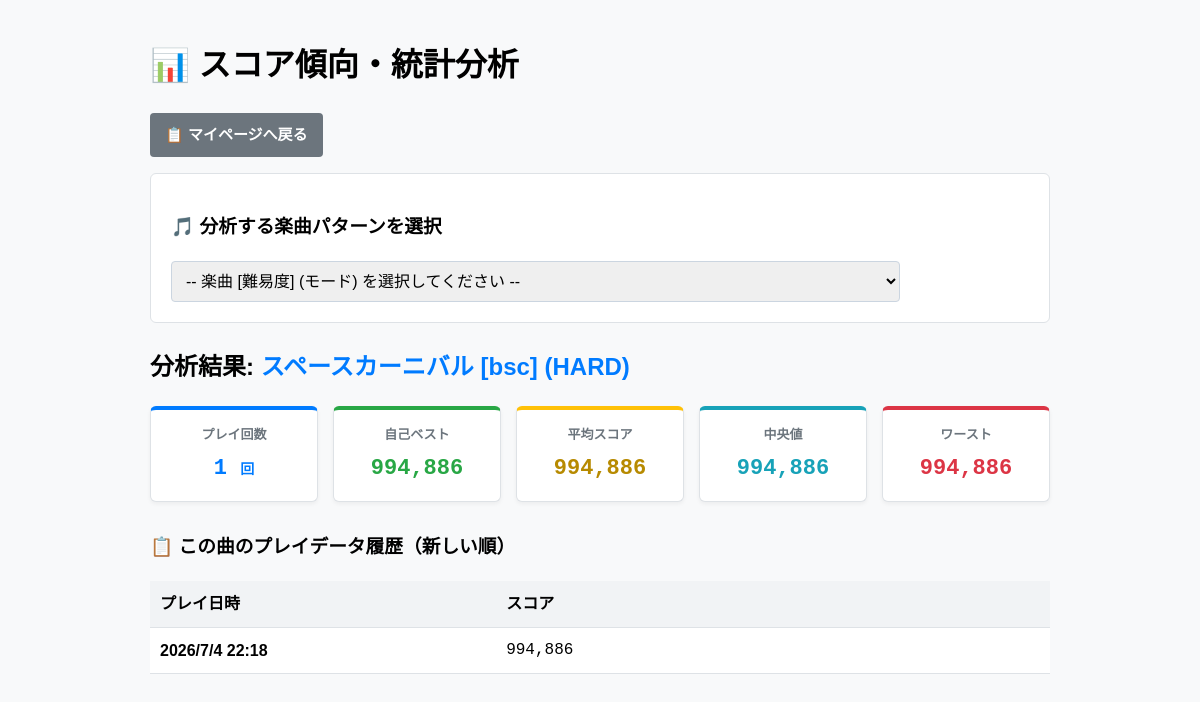
/user/misakou959/analytics?music_name=スペースカーニバル&difficulty=bsc&is_hard=1, run on the app's committed database.
### app/database.py (models this page shows)
class JubeatHistory(db.Model):
    id = db.Column(db.Integer, primary_key=True)
    user_id = db.Column(db.String(50), nullable=False) # 簡易的な識別用（IPなど）
    konami_id = db.Column(db.String(50), nullable=False) # コナミID
    date = db.Column(db.String(255), nullable=False) # プレー日時
    music_name = db.Column(db.String(255), nullable=False) # 曲名
    difficulty = db.Column(db.String(50)) # 難易度
    score = db.Column(db.Integer) # スコア
    is_hardmode = db.Column(db.Integer) # ハードモード有無
    rival1_name = db.Column(db.String(50)) # 他プレイヤー1の名前
    rival1_score = db.Column(db.Integer) # 他プレイヤー1のスコア
    rival2_name = db.Column(db.String(50)) # 他プレイヤー2の名前
    rival2_score = db.Column(db.Integer) # 他プレイヤー2のスコア
    rival3_name = db.Column(db.String(50)) # 他プレイヤー3の名前
    rival3_score = db.Column(db.Integer) # 他プレイヤー3のスコア

### app/routes/userpage.py (the view)
@userpage_bp.route('/user/<konami_id>/analytics')
def user_analytics_page(konami_id):
    target_music = request.args.get('music_name', '').strip()
    target_diff = request.args.get('difficulty', '').strip()
    target_hard = request.args.get('is_hard', '').strip() # "true" または "false"
    user_records = JubeatHistory.query.filter_by(konami_id=konami_id).all()
    dropdown_items = []
    seen = set()
    for r in user_records:
        mode_str = "(HARD)" if r.is_hardmode else ""
        item_key = (r.music_name, r.difficulty, r.is_hardmode)
        if item_key not in seen:
            seen.add(item_key)
            dropdown_items.append({
                "music_name": r.music_name,
                "difficulty": r.difficulty,
                "is_hard": r.is_hardmode,
                "mode_text": mode_str,
                "display_text": f"{r.music_name} [{r.difficulty}] {mode_str}"
            })
    dropdown_items = sorted(dropdown_items, key=lambda x: x["music_name"])
    target_records = []
    stats = None
    if target_music and target_diff:
        target_records = JubeatHistory.query.filter_by(
            konami_id=konami_id,
            music_name=target_music,
            difficulty=target_diff,
            is_hardmode=target_hard
        ).order_by(JubeatHistory.id.desc()).all()
        scores = [r.score for r in target_records if isinstance(r.score, int)]
        if scores:
            stats = {
                "play_count": len(scores),
                "max_score": max(scores),
                "min_score": min(scores),
                "average_score": round(statistics.mean(scores), 1),
                "median_score": statistics.median(scores),
            }
    target_records.sort(key=get_record_datetime, reverse=True)
    return render_template(
        'user_analytics.html',
        current_user=konami_id,
        dropdown_items=dropdown_items,
        target_music=target_music,
        target_diff=target_diff,
        target_hard=target_hard,
        target_records=target_records,
        stats=stats
    )

### app/routes/userpage.py (called while the page is built)
def get_record_datetime(record):
    try:
        return datetime.strptime(record.date.strip(), '%Y/%m/%d %H:%M')
    except ValueError:
        return datetime.min

### app/templates/user_analytics.html (shortened to what this page needs)
<!DOCTYPE html>
<html lang="ja">
<head>
</head>
<body>
    <div class="container">
        <h1>📊 スコア傾向・統計分析</h1>
        <p>
            <a href="/user/{{ current_user }}" class="btn" style="background-color: #6c757d;">📋 マイページへ戻る</a>
        </p>
        <div class="form-box">
            <h3>🎵 分析する楽曲パターンを選択</h3>
            <form id="analyticsForm" action="/user/{{ current_user }}/analytics" method="get">
                <select id="music_selector" style="padding: 10px; width: 85%; font-size: 16px; border-radius: 4px; border: 1px solid #cbd5e0;" onchange="submitWithParams()">
                    <option value="">-- 楽曲 [難易度] (モード) を選択してください --</option>
                </select>
            </form>
        </div>
        {% if target_music and stats %}
            <h2>分析結果: <span style="color: #007BFF;">{{ target_music }} [{{ target_diff }}] {% if target_hard == "1" %}(HARD){% endif %}</span></h2>
            <div class="card-container">
                <div class="card" style="border-top: 4px solid #007BFF;">
                    <div class="card-title">プレイ回数</div>
                    <div class="card-value" style="color: #007BFF;">{{ stats.play_count }} <span style="font-size:14px;">回</span></div>
                </div>
                <div class="card" style="border-top: 4px solid #28a745;">
                    <div class="card-title">自己ベスト</div>
                    <div class="card-value" style="color: #28a745;">{{ "{:,}".format(stats.max_score) }}</div>
                </div>
                <div class="card" style="border-top: 4px solid #ffc107;">
                    <div class="card-title">平均スコア</div>
                    <div class="card-value" style="color: #b78a00;">{{ "{:,}".format(stats.average_score) }}</div>
                </div>
                <div class="card" style="border-top: 4px solid #17a2b8;">
                    <div class="card-title">中央値</div>
                    <div class="card-value" style="color: #17a2b8;">{{ "{:,}".format(stats.median_score) }}</div>
                </div>
                <div class="card" style="border-top: 4px solid #dc3545;">
                    <div class="card-title">ワースト</div>
                    <div class="card-value" style="color: #dc3545;">{{ "{:,}".format(stats.min_score) }}</div>
                </div>
            </div>
            <h3>📋 この曲のプレイデータ履歴（新しい順）</h3>
            <table>
                <thead>
                    <tr>
                        <th style="width: 25%;">プレイ日時</th>
                        <th style="width: 40%;">スコア</th>
                    </tr>
                </thead>
                <tbody>
                    {% for r in target_records %}
                    <tr>
                        <td><strong>{{ r.date }}</strong></td>
                        <td style="font-family: monospace; font-size: 16px;">{{ "{:,}".format(r.score) }}</td>
                    </tr>
                    {% endfor %}
                </tbody>
            </table>
        {% elif target_music %}
            <p style="color: #dc3545; font-weight: bold;">選択した楽曲の有効なスコアデータ（数値）が登録されていません。</p>
        {% endif %}
    </div>
</body>
</html>

### app/templates/user_analytics.html (style rules this page uses)
body { font-family: sans-serif; margin: 40px; background-color: #f8f9fa; line-height: 1.6; }
.container { max-width: 900px; margin: 0 auto; }
.btn { padding: 10px 15px; font-size: 15px; cursor: pointer; background-color: #007BFF; color: white; border: none; border-radius: 4px; font-weight: bold; text-decoration: none; display: inline-block; }
.card-container { display: grid; grid-template-columns: repeat(auto-fit, minmax(150px, 1fr)); gap: 15px; margin-top: 20px; margin-bottom: 30px; }
.card { background: white; border: 1px solid #dee2e6; border-radius: 6px; padding: 15px; text-align: center; box-shadow: 0 2px 4px rgba(0,0,0,0.05); }
.card-title { font-size: 13px; color: #6c757d; font-weight: bold; margin-bottom: 5px; }
.card-value { font-size: 22px; color: #2d3748; font-weight: bold; font-family: monospace; }
.form-box { background: white; border: 1px solid #dee2e6; border-radius: 6px; padding: 20px; margin-bottom: 25px; }
table { border-collapse: collapse; width: 100%; margin-top: 15px; background: white; }
th, td { padding: 10px; text-align: left; border-bottom: 1px solid #dee2e6; }
th { background-color: #f1f3f5; }

### data on the page
JubeatHistory: music_name "スペースカーニバル", max_score "994,886", median_score "994,886", min_score "994,886", date "2026/7/4 22:18", score "994,886"

### other printed values
{{ target_diff }} "bsc"
{{ stats.play_count }} "1"
{{ "{:,}".format(stats.average_score) }} "994,886"
